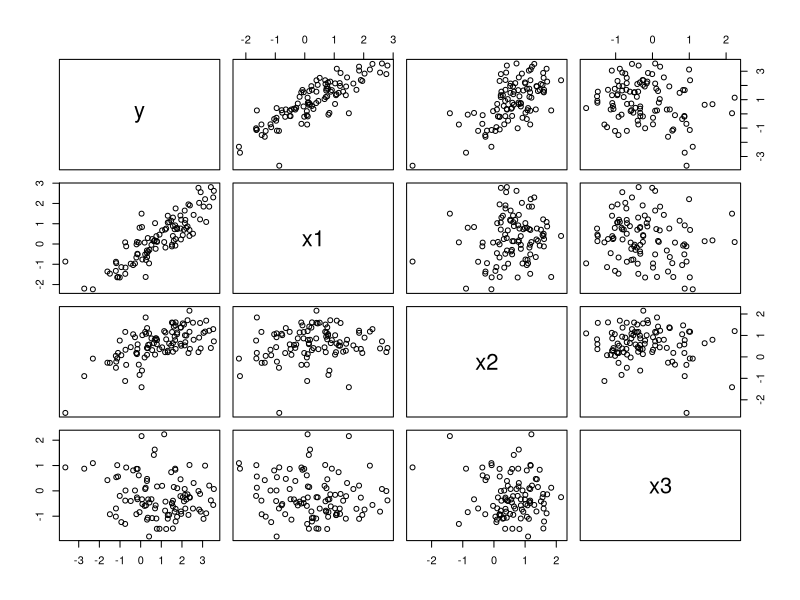

Write the R code that produced this figure.
## ---- chunk 1
rm(list=ls())
library(mvtnorm) ## multivariate normal density and random generator
library(scatterplot3d)
library(rlang)

cols=rep(c("red","green","blue","magenta","black","yellow"),3)


## ---- chunk 2
S= 10000 ## number of Monte Carlo trials
## ---- chunk 3
mean(abs(rnorm(S,0,sd=sqrt(2))))
## ---- chunk 4

N= 100 ## size of training set
n= 3 ## input dimension


## ---- chunk 5

M=3 ## number of mixture components

Inputs<-function(N,n,m,centers=NULL,sds=NULL){
  ## m : number of mixture components
  
  X=NULL
  W=NULL ## keep strace of which component was sampled
  
  w=runif(m)
  w=w/sum(w)  
  
  if (is.null(centers))
    centers=array(rnorm(m*n),c(m,n))
  if (is.null(sds))
    sds=array(runif(m*n),c(m,n))
  
  
  for (i in 1:N){
    whichm=sample(1:m,1,prob=w)
    W=c(W,whichm)
    if (n>1)
      X=rbind(X,rmvnorm(1,mean=centers[whichm,],sigma=diag(sds[m,])))
    else
      X=c(X,rnorm(1,mean=centers[whichm],sd=sds[m]))
    
  }
  
  return(list(X=X,W=W,centers=centers,sds=sds))
}


## ---- chunk 6

condexp<-function(X){
  n=NCOL(X)
  if (n==1){
    f=(X[,1]+2)
    #f=sin(2*pi*(X[,1])) ## put here your own function
  }
  if (n>1){
    f=((X[,1]+X[,2])) ## put here your own function
    f=(X[,1]^2+X[,2]^2+X[,1]*X[,2])
    f=(X[,1]+X[,2])
  }
  return(f)
}


## ---- chunk 7
Inptr=Inputs(N,n,M)
X=array(Inptr$X,c(N,n))
## ---- chunk 8

sdw=0.25  ## conditional variance (or noise variance)

Y=condexp(X)+rnorm(N,sd=sdw)

Dr=data.frame(cbind(Y,X))
colnames(Dr)<-c("y",paste("x",1:n,sep=""))

## ---- chunk 9
#ggplot(data = D, aes(x=x1,y=y))+geom_point()
if (n==2){
  plot(Dr$x1,Dr$x2,xlab="x1",ylab="x2", main="Input distribution")
  
}
## ---- chunk 10

pairs(Dr)

if (n==2)
  with(Dr, {
    scatterplot3d(x = x1,
                  y = x2, 
                  z = y,
                  type = "h",
                  main="3-D Scatterplot")
  })

#library(plotly)
#fig<-plot_ly(data=Dr, x=~x1,y=~x2, z=~y,type="scatter3d", mode="markers")
#fig



## ---- chunk 11

lslearn0<-function(D,Xts){
  
  Nts=NROW(Xts)
  
  Ytr<-D$y
  Yhat=numeric(Nts)+mean(Y)
  return(Yhat)
}


## ---- chunk 12

lslearn1<-function(D,Xts){
  lambda=0.001
  Ntr=NROW(D)
  Nts=NROW(Xts)
  n=NCOL(D)-1
  Xtr<-D[,2:NCOL(D)]
  if (n>1){
    Xtr<-cbind(numeric(Ntr)+1, Xtr[,1] )
    Xts<-cbind(numeric(Nts)+1,Xts[,1])
  } else {
    Xtr<-cbind(numeric(Ntr)+1, Xtr )
    Xts<-cbind(numeric(Nts)+1,Xts)
    
  }
  Ytr<-D$y
  betahat<-solve(t(Xtr)%*%Xtr+lambda*diag(NCOL(Xtr)))%*%t(Xtr)%*%Ytr
  Yhat=Xts%*%betahat
  return(Yhat)
}
## ---- chunk 13

lslearn2<-function(D,Xts){
  Ntr=NROW(D)
  Nts=NROW(Xts)
  Xtr<-as.matrix(D[,2:NCOL(D)])
  Xtr<-cbind(numeric(Ntr)+1,Xtr)
  Xts<-cbind(numeric(Nts)+1,Xts)
  Ytr<-D$y
  betahat<-solve(t(Xtr)%*%Xtr)%*%t(Xtr)%*%Ytr
  Yhat=Xts%*%betahat
  return(Yhat)
}
## ---- chunk 14

lslearn3<-function(D,Xts){
  Ntr=NROW(D)
  Nts=NROW(Xts)
  Xtr<-as.matrix(D[,2:NCOL(D)])
  Xtr<-cbind(numeric(Ntr)+1,Xtr,Xtr^2,Xtr^3)
  Xts<-cbind(numeric(Nts)+1,Xts,Xts^2,Xts^3)
  Ytr<-D$y
  betahat<-solve(t(Xtr)%*%Xtr)%*%t(Xtr)%*%Ytr
  Yhat=Xts%*%betahat
  return(Yhat)
}
## ---- chunk 15


Inpts=Inputs(S,n,M,Inptr$centers,Inptr$sds)
Xts=array(Inpts$X,c(NROW(Inpts$X),n))
Yts=condexp(Xts)+rnorm(S,sd=sdw)

## ---- chunk 16

for (learner in c("lslearn0","lslearn1","lslearn2","lslearn3")){
  Yhat<-exec(learner,Dr,Xts)
  RISK= mean((Yts-Yhat)^2)
  cat("Learner=",learner, ":\n Functional Risk=",RISK, "\n")
}
## ---- chunk 17

for (learner in c("lslearn0","lslearn1","lslearn2","lslearn3")){
  EEN=NULL
  YhatN<-NULL
  EN<-NULL
  
  ## generation test set input
  Inpts=Inputs(S,n,M)
  Xts=array(Inpts$X,c(S,n))
  
  
  ## Monte Carlo trials to compute the expectation over DN
  for (s in 1:200){
    
    ## generation i.i.d. training set (fixed N)
    Inp=Inputs(N,n,M,Inpts$centers,Inpts$sds)
    Xtr=array(Inp$X,c(N,n))   
    Ytr=condexp(Xtr)+rnorm(N,sd=sdw)
    Dr=data.frame(cbind(Ytr,Xtr))   
    colnames(Dr)<-c("y",paste("x",1:n,sep=""))
    
    ## generation i.i.d. test set
    fts=condexp(Xts)
    Yts=fts+rnorm(NROW(Xts),sd=sdw)  
    
    
    Yhat<-exec(learner,Dr,Xts)  ## prediction in test set
    
    YhatN<-cbind(YhatN,Yhat)
    EN<-cbind(EN,Yhat-fts)
    EEN=cbind(EEN,Yts-Yhat)
    
  }
  
  MSEx=apply(EEN^2,1,mean) ## MSE(x): MSE for test inputs
  MISE=mean(MSEx)
  
  Bx=apply(EN^2,1,mean) ## B(x): squared bias for test inputs
  B2= mean(Bx) ## Expectation over x of B(x)
  
  V2x=apply(YhatN,1,var) ## VAR(x): variance for test inputs
  V2= mean(V2x) ## Expectation over x of VAR(x)
  
  
  cat("\n Assessment MISE learner=",learner, ":\n MISE=",MISE,"\n Bias^2=",B2,";Variance=",V2,
      "\n Bias^2+Variance+Noise=", B2+V2+sdw^2,"\n")
}
